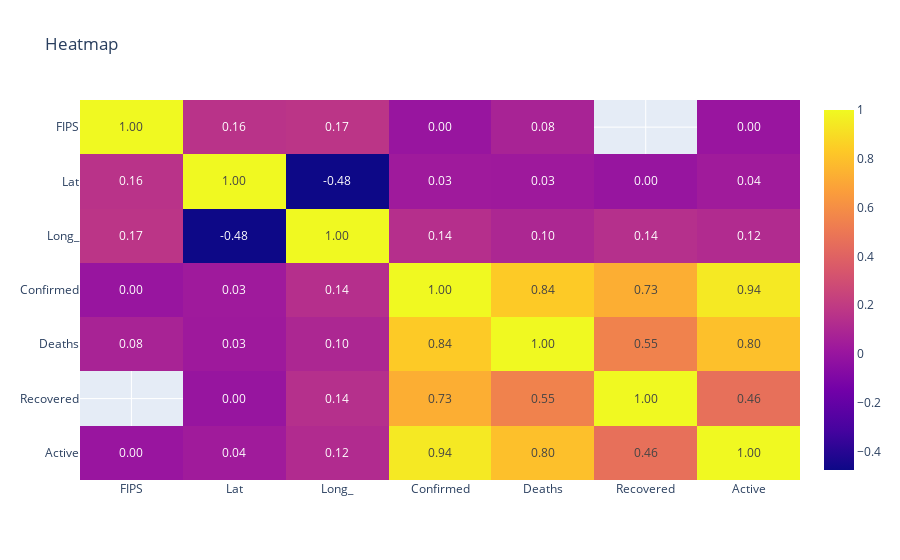

The code cell stored with this chart in its notebook:
### Code cell
import plotly.express as px

fig_px = px.imshow(
    doc2,
    # text_auto = True,
    text_auto = ".2f",
    aspect = "auto",
    title = "Heatmap"
)

fig_px.show()

### Figure 1 — Plotly figure (JSON) as saved in the notebook; plotly's stock layout.template omitted (floating-point values rounded to 4 significant figures)
{"data": [{"coloraxis": "coloraxis", "hovertemplate": "x: %{x}<br>y: %{y}<br>color: %{z}<extra></extra>", "name": "0", "texttemplate": "%{z:.2f}", "type": "heatmap", "x": ["FIPS", "Lat", "Long_", "Confirmed", "Deaths", "Recovered", "Active"], "xaxis": "x", "y": ["FIPS", "Lat", "Long_", "Confirmed", "Deaths", "Recovered", "Active"], "yaxis": "y", "z": [[1, 0.1607, 0.1715, -0.0005036, 0.07647, null, 0.002718], [0.1607, 1, -0.4764, 0.02939, 0.02631, -0.002781, 0.03563], [0.1715, -0.4764, 1, 0.1411, 0.09692, 0.1419, 0.1197], [-0.0005036, 0.02939, 0.1411, 1, 0.8372, 0.7273, 0.9425], [0.07647, 0.02631, 0.09692, 0.8372, 1, 0.5469, 0.7965], [null, -0.002781, 0.1419, 0.7273, 0.5469, 1, 0.4625], [0.002718, 0.03563, 0.1197, 0.9425, 0.7965, 0.4625, 1]]}], "layout": {"coloraxis": {"colorscale": [[0, "#0d0887"], [0.1111, "#46039f"], [0.2222, "#7201a8"], [0.3333, "#9c179e"], [0.4444, "#bd3786"], [0.5556, "#d8576b"], [0.6667, "#ed7953"], [0.7778, "#fb9f3a"], [0.8889, "#fdca26"], [1, "#f0f921"]]}, "title": {"text": "Heatmap"}, "xaxis": {"anchor": "y", "domain": [0, 1]}, "yaxis": {"anchor": "x", "autorange": "reversed", "domain": [0, 1]}}}
